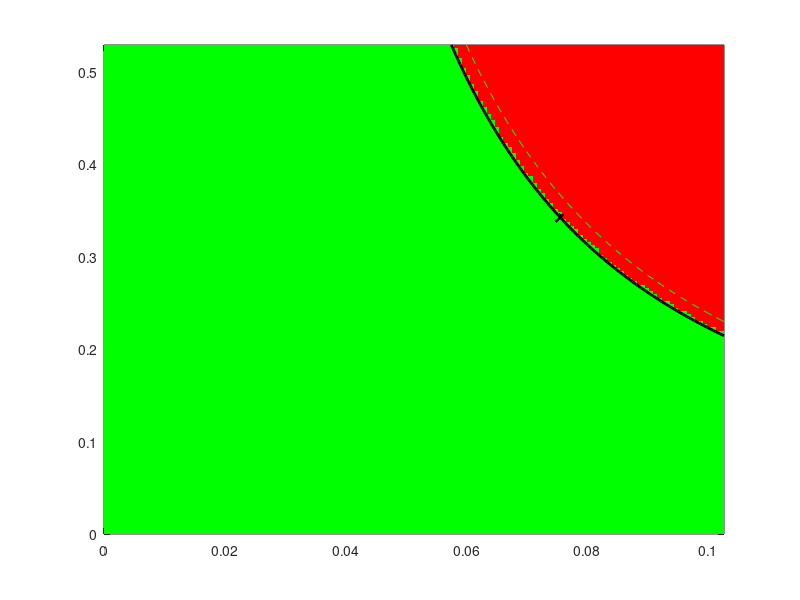

Here is the MATLAB script that generated this plot: (Note: this script raises an error after producing the figure.)
clc; clear; close all;

%% Fixed parameters
Lambda_h = 908800;
Lambda_v = 7008000000;
mu_h = 0.0142;
mu_v = 0.5;
mu1 = 0.001;
mu2 = 0.073;
b = 0.6;
c = 0.3;
d = 0.45;
e = 0.8;
sigma = 0.34074;
phi = 0.81425;
% rho = 0.52869;

%% India baseline parameter (median)
kappa_med  = 0.46312;
epsilon_med = 0.93459;
alpha_med   = 0.28012; 
eta_med     = 0.54376;
tau_med     = 0.48077;
delta_med   = 0.74591;
gamma_med   = 0.7695;

%% 95% CI bounds (from Table 2)
kappa_CI   = [0.4402 0.4861];
epsilon_CI = [0.8708 0.9875];
alpha_CI   = [0.2477 0.3122];
eta_CI     = [0.4934 0.5939];
tau_CI     = [0.4390 0.5225];
delta_CI   = [0.6841 0.8083];
gamma_CI   = [0.7106 0.8239];

%% Parameter grids
rho = linspace(0,0.52869,150);   % recovery rate (rows)
beta  = linspace(0,0.10259,150);   % transmission rate (cols)
[Beta,Rho] = meshgrid(beta,rho);

%% Monte-Carlo simulation settings
Nsample = 200;      % for quick test; set to 500 or higher when satisfied
R0_all  = NaN([size(Beta), Nsample]);

rng(0); % for reproducibility

%% Monte Carlo loop
for n = 1:Nsample
    % sample parameters uniformly within 95% CI
    kappa   = kappa_CI(1)   + rand*(kappa_CI(2)-kappa_CI(1));
    epsilon = epsilon_CI(1) + rand*(epsilon_CI(2)-epsilon_CI(1));
    alpha   = alpha_CI(1)   + rand*(alpha_CI(2)-alpha_CI(1));
    eta     = eta_CI(1)     + rand*(eta_CI(2)-eta_CI(1));
    tau     = tau_CI(1)     + rand*(tau_CI(2)-tau_CI(1));
    delta   = delta_CI(1)   + rand*(delta_CI(2)-delta_CI(1));
    gamma   = gamma_CI(1)   + rand*(gamma_CI(2)-gamma_CI(1));

    
    % compute R for this random parameter set
    % break the expression into parts for clarity & numerical safety
    A1 = (Rho.*(b.*Beta - c.*Beta.*(eta-1))) ./ (mu_v.*(mu_v+rho));
    part1 = (Lambda_v.*d.*Beta.*epsilon.*kappa.*mu_h) ./ (Lambda_h.*mu_v.*(epsilon+mu_h).*(gamma+mu_h+mu1));
    part2 = (Lambda_v.*e.*Beta.*epsilon.*mu_h.*(kappa-1)) ./ (Lambda_h.*mu_v.*(epsilon+mu_h).*(alpha+mu_h+mu2));
    R = A1 .* (part1 - part2);
    
    % Replace Inf with NaN (guard against divide by zero)
    R(~isfinite(R)) = NaN;
    
    % Clamp negative R to 0 before sqrt (R should be nonnegative for R0)
    R_clamped = R;
    R_clamped(R_clamped < 0) = 0;
    
    % If R_clamped is NaN everywhere for this n, skip storing to avoid polluting stats
    if all(isnan(R_clamped(:)))
        warning('Sample %d produced all NaNs - skipping', n);
        continue;
    end
    
    R0_all(:,:,n) = sqrt(R_clamped);
    
    % optional progress indicator every 50 samples
    if mod(n,50) == 0
        fprintf('Completed sample %d / %d\n', n, Nsample);
    end
end

%% Remove fully-NaN slices (if some samples were skipped)
valid_slices = squeeze(~all(all(isnan(R0_all),1),2));
R0_all = R0_all(:,:,valid_slices);

if isempty(R0_all)
    error('No valid Monte Carlo samples remained. Check your parameter ranges and expressions.');
end

%% Compute statistics across all samples
% Use median ignoring NaNs. For older MATLAB versions use nanmedian
try
    R0_med = median(R0_all,3,'omitnan');
    R0_p05 = prctile(R0_all,5,3);
    R0_p95 = prctile(R0_all,95,3);
catch
    % fallback for older MATLAB:
    R0_med = nanmedian(R0_all,3);
    R0_p05 = prctile(R0_all,5,3); % prctile handles NaN slices as well
    R0_p95 = prctile(R0_all,95,3);
end

%% Binary map (median)
regionMap = zeros(size(R0_med));
regionMap(R0_med<1)=1;
regionMap(R0_med>=1)=2;

%% Plot median contour with uncertainty shading
% figure('Color','w','Position',[100 100 800 600]);


figure;




% plot median safe/epidemic regions
hMap = pcolor(Beta,Rho,regionMap);
shading flat;
colormap([0 1 0; 1 0 0]); % light green/red
caxis([1 2]);
hold on;

% contour for median threshold
[c1,h1] = contour(Beta,Rho,R0_med,[1 1],'k','LineWidth',2);
clabel(c1,h1,'FontSize',11,'FontWeight','bold','Color','k','LabelSpacing',300);

% contour for uncertainty band (5th and 95th percentile thresholds)
[c2,h2] = contour(Beta,Rho,R0_p05,[1 1],'--','Color',[0.3 0.3 0.3],'LineWidth',2.5);
[c3,h3] = contour(Beta,Rho,R0_p95,[1 1],'--','Color',[0.3 0.3 0.3],'LineWidth',2.5);

xlabel('\bf \beta','FontSize',13);
ylabel('\bf \rho','FontSize',13);

title('\bf India: Safe (Green) vs Epidemic (Red) Regions','FontSize',14,'FontWeight','bold');

% ---- Add invisible handles for legend ----
hSafe = patch(NaN, NaN, 'g', 'FaceAlpha',0.6, 'EdgeColor','none');
hEpi  = patch(NaN, NaN, 'r', 'FaceAlpha',0.6, 'EdgeColor','none');
hMed  = plot(NaN, NaN, 'k-', 'LineWidth', 2);
hCI   = plot(NaN, NaN, '--', 'Color',[0.3 0.3 0.3], 'LineWidth', 2);

legend([hSafe hEpi hMed hCI], ...
       {'Safe region (R_0 < 1)', ...
        'Epidemic region (R_0 > 1)', ...
        'Threshold (R_0 = 1)', ...
        '95% CI'}, ...
       'Location','northeast', ...
       'FontSize',12, ...
       'FontWeight','bold', ...
       'Box','on');

set(gca,'fontsize',14,'fontweight','bold','linewidth',1)

% set(gca,'FontSize',12,'FontWeight','bold','LineWidth',1.2);
grid on; box on;

hold off;

